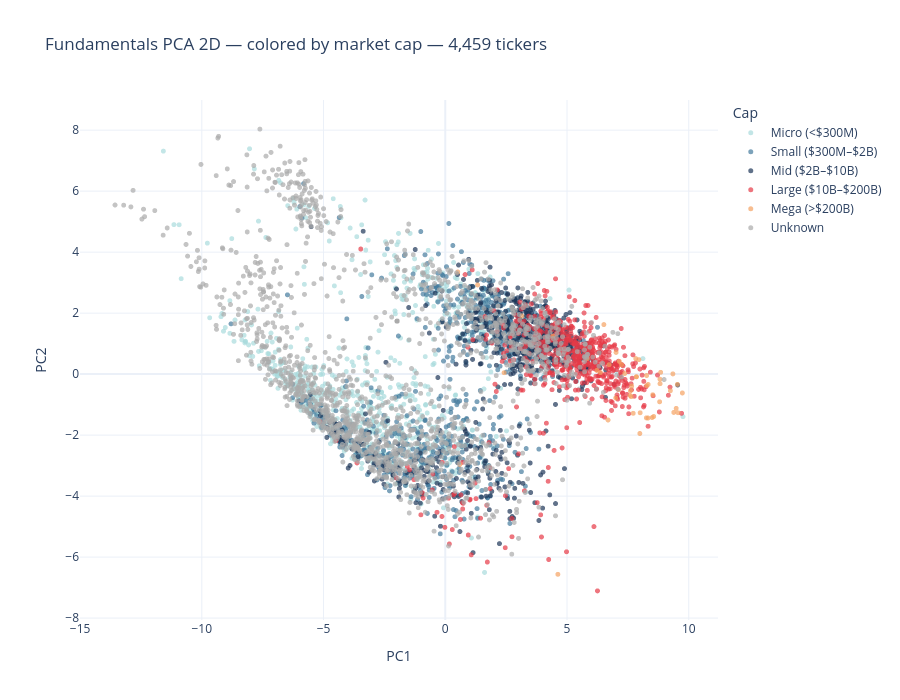

Write notebook code for a chart like this one.
### Code cell
CAP_COLORS = {
    'Micro (<$300M)': '#a8dadc',
    'Small ($300M–$2B)': '#457b9d',
    'Mid ($2B–$10B)': '#1d3557',
    'Large ($10B–$200B)': '#e63946',
    'Mega (>$200B)': '#f4a261',
    'Unknown': '#aaaaaa',
}

fig_cap = px.scatter(
    df_cap,
    x='PC1',
    y='PC2',
    color='Cap',
    category_orders={'Cap': CAP_ORDER},
    color_discrete_map=CAP_COLORS,
    hover_data=['Ticker', 'Company Name', 'Sector'],
    title=f'Fundamentals PCA 2D — colored by market cap — {len(df_cap):,} tickers',
    template=tmpl,
    height=700,
    opacity=0.7,
)
fig_cap.update_traces(marker_size=5)
display(fig_cap)

### Figure 1 — Plotly figure (JSON) as saved in the notebook; plotly's stock layout.template omitted (floating-point values rounded to 4 significant figures; data arrays with more than 128 entries replaced by an {"elided": "..."} marker saying what was removed)
{"data": [{"customdata": {"elided": "810x3 str values"}, "hovertemplate": "Cap=Micro (<$300M)<br>PC1=%{x}<br>PC2=%{y}<br>Ticker=%{customdata[0]}<br>Company Name=%{customdata[1]}<br>Sector=%{customdata[2]}<extra></extra>", "legendgroup": "Micro (<$300M)", "marker": {"color": "#a8dadc", "opacity": 0.7, "size": 5, "symbol": "circle"}, "mode": "markers", "name": "Micro (<$300M)", "showlegend": true, "type": "scattergl", "x": {"elided": "810 float values"}, "xaxis": "x", "y": {"elided": "810 float values"}, "yaxis": "y"}, {"customdata": {"elided": "761x3 str values"}, "hovertemplate": "Cap=Small ($300M–$2B)<br>PC1=%{x}<br>PC2=%{y}<br>Ticker=%{customdata[0]}<br>Company Name=%{customdata[1]}<br>Sector=%{customdata[2]}<extra></extra>", "legendgroup": "Small ($300M–$2B)", "marker": {"color": "#457b9d", "opacity": 0.7, "size": 5, "symbol": "circle"}, "mode": "markers", "name": "Small ($300M–$2B)", "showlegend": true, "type": "scattergl", "x": {"elided": "761 float values"}, "xaxis": "x", "y": {"elided": "761 float values"}, "yaxis": "y"}, {"customdata": {"elided": "683x3 str values"}, "hovertemplate": "Cap=Mid ($2B–$10B)<br>PC1=%{x}<br>PC2=%{y}<br>Ticker=%{customdata[0]}<br>Company Name=%{customdata[1]}<br>Sector=%{customdata[2]}<extra></extra>", "legendgroup": "Mid ($2B–$10B)", "marker": {"color": "#1d3557", "opacity": 0.7, "size": 5, "symbol": "circle"}, "mode": "markers", "name": "Mid ($2B–$10B)", "showlegend": true, "type": "scattergl", "x": {"elided": "683 float values"}, "xaxis": "x", "y": {"elided": "683 float values"}, "yaxis": "y"}, {"customdata": {"elided": "602x3 str values"}, "hovertemplate": "Cap=Large ($10B–$200B)<br>PC1=%{x}<br>PC2=%{y}<br>Ticker=%{customdata[0]}<br>Company Name=%{customdata[1]}<br>Sector=%{customdata[2]}<extra></extra>", "legendgroup": "Large ($10B–$200B)", "marker": {"color": "#e63946", "opacity": 0.7, "size": 5, "symbol": "circle"}, "mode": "markers", "name": "Large ($10B–$200B)", "showlegend": true, "type": "scattergl", "x": {"elided": "602 float values"}, "xaxis": "x", "y": {"elided": "602 float values"}, "yaxis": "y"}, {"customdata": {"elided": "49x3 str values"}, "hovertemplate": "Cap=Mega (>$200B)<br>PC1=%{x}<br>PC2=%{y}<br>Ticker=%{customdata[0]}<br>Company Name=%{customdata[1]}<br>Sector=%{customdata[2]}<extra></extra>", "legendgroup": "Mega (>$200B)", "marker": {"color": "#f4a261", "opacity": 0.7, "size": 5, "symbol": "circle"}, "mode": "markers", "name": "Mega (>$200B)", "showlegend": true, "type": "scattergl", "x": [8.496, 7.991, 7.015, 6.999, 9.385, 4.427, 8.329, 9.349, 8.27, 0.5138, 7.37, 7.718, 7.85, 8.805, 8.822, 8.005, 4.625, 8.56, 6.227, 7.851, 7.953, 7.636, 6.372, 7.243, 6.515, 8.275, 8.522, 9.561, 7.606, 6.73, 5.833, 7.823, 8.259, 7.589, 8.82, 2.417, 7.656, 3.145, 0.5983, 8.332, 9.534, 9.246, 6.685, 7.113, 1.329, 8.846, 7.152, 9.484, 9.738], "xaxis": "x", "y": [-1.423, -1.947, 0.7123, -0.7845, -1.256, 1.243, -1.439, 0.008137, -0.04553, 3.349, 0.02076, -1.285, -0.08995, -0.9084, -0.3145, -1.268, -6.564, -1.39, 0.122, -0.08388, 0.4758, -0.7409, 0.05048, 0.306, 1.624, -0.3792, -0.6756, -1.267, -0.5493, 0.3093, 0.5137, 0.5092, -1.435, -0.6995, -0.1663, 0.04618, -0.392, 1.907, -2.961, -0.339, -0.335, -0.5441, -1.505, -0.5102, 2.925, 0.05939, 0.4159, -1.123, -0.6179], "yaxis": "y"}, {"customdata": {"elided": "1554x3 str values"}, "hovertemplate": "Cap=Unknown<br>PC1=%{x}<br>PC2=%{y}<br>Ticker=%{customdata[0]}<br>Company Name=%{customdata[1]}<br>Sector=%{customdata[2]}<extra></extra>", "legendgroup": "Unknown", "marker": {"color": "#aaaaaa", "opacity": 0.7, "size": 5, "symbol": "circle"}, "mode": "markers", "name": "Unknown", "showlegend": true, "type": "scattergl", "x": {"elided": "1554 float values"}, "xaxis": "x", "y": {"elided": "1554 float values"}, "yaxis": "y"}], "layout": {"height": 700, "legend": {"title": {"text": "Cap"}, "tracegroupgap": 0}, "title": {"text": "Fundamentals PCA 2D — colored by market cap — 4,459 tickers"}, "xaxis": {"anchor": "y", "domain": [0, 1], "title": {"text": "PC1"}}, "yaxis": {"anchor": "x", "domain": [0, 1], "title": {"text": "PC2"}}}}
